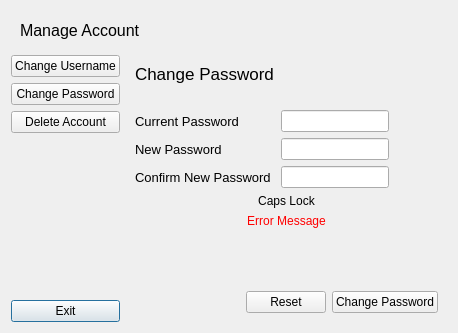
<?xml version="1.0" encoding="UTF-8"?>
<ui version="4.0">
 <class>ManageAccount</class>
 <widget class="QDialog" name="ManageAccount">
  <property name="geometry">
   <rect>
    <x>0</x>
    <y>0</y>
    <width>458</width>
    <height>333</height>
   </rect>
  </property>
  <property name="windowTitle">
   <string>Manage Account</string>
  </property>
  <layout class="QVBoxLayout" name="verticalLayout_2">
   <item>
    <widget class="QWidget" name="widget_2" native="true">
     <layout class="QHBoxLayout" name="horizontalLayout">
      <property name="rightMargin">
       <number>0</number>
      </property>
      <item>
       <widget class="QLabel" name="label">
        <property name="font">
         <font>
          <pointsize>12</pointsize>
         </font>
        </property>
        <property name="text">
         <string>Manage Account</string>
        </property>
       </widget>
      </item>
      <item>
       <spacer name="horizontalSpacer">
        <property name="orientation">
         <enum>Qt::Horizontal</enum>
        </property>
        <property name="sizeHint" stdset="0">
         <size>
          <width>306</width>
          <height>20</height>
         </size>
        </property>
       </spacer>
      </item>
     </layout>
    </widget>
   </item>
   <item>
    <widget class="QWidget" name="widget_3" native="true">
     <layout class="QHBoxLayout" name="horizontalLayout_2">
      <property name="leftMargin">
       <number>0</number>
      </property>
      <property name="topMargin">
       <number>0</number>
      </property>
      <property name="rightMargin">
       <number>0</number>
      </property>
      <property name="bottomMargin">
       <number>0</number>
      </property>
      <item>
       <widget class="QWidget" name="widget" native="true">
        <layout class="QVBoxLayout" name="verticalLayout">
         <property name="leftMargin">
          <number>0</number>
         </property>
         <property name="topMargin">
          <number>0</number>
         </property>
         <property name="rightMargin">
          <number>0</number>
         </property>
         <property name="bottomMargin">
          <number>0</number>
         </property>
         <item>
          <widget class="QPushButton" name="change_username_btn">
           <property name="text">
            <string>Change Username</string>
           </property>
           <property name="checkable">
            <bool>true</bool>
           </property>
           <property name="autoExclusive">
            <bool>true</bool>
           </property>
           <property name="autoDefault">
            <bool>false</bool>
           </property>
          </widget>
         </item>
         <item>
          <widget class="QPushButton" name="change_password_btn">
           <property name="text">
            <string>Change Password</string>
           </property>
           <property name="checkable">
            <bool>true</bool>
           </property>
           <property name="autoExclusive">
            <bool>true</bool>
           </property>
           <property name="autoDefault">
            <bool>false</bool>
           </property>
          </widget>
         </item>
         <item>
          <widget class="QPushButton" name="delete_account_btn">
           <property name="text">
            <string>Delete Account</string>
           </property>
           <property name="checkable">
            <bool>true</bool>
           </property>
           <property name="autoExclusive">
            <bool>true</bool>
           </property>
           <property name="autoDefault">
            <bool>false</bool>
           </property>
          </widget>
         </item>
         <item>
          <spacer name="verticalSpacer">
           <property name="orientation">
            <enum>Qt::Vertical</enum>
           </property>
           <property name="sizeHint" stdset="0">
            <size>
             <width>20</width>
             <height>155</height>
            </size>
           </property>
          </spacer>
         </item>
         <item>
          <widget class="QPushButton" name="exit_btn">
           <property name="text">
            <string>Exit</string>
           </property>
           <property name="autoDefault">
            <bool>true</bool>
           </property>
          </widget>
         </item>
        </layout>
       </widget>
      </item>
      <item>
       <widget class="QStackedWidget" name="stackedWidget">
        <property name="currentIndex">
         <number>1</number>
        </property>
        <widget class="QWidget" name="page">
         <layout class="QVBoxLayout" name="verticalLayout_3">
          <item>
           <layout class="QHBoxLayout" name="horizontalLayout_6">
            <item>
             <widget class="QLabel" name="current_username">
              <property name="font">
               <font>
                <pointsize>13</pointsize>
               </font>
              </property>
              <property name="text">
               <string>Current Username</string>
              </property>
             </widget>
            </item>
            <item>
             <spacer name="horizontalSpacer_5">
              <property name="orientation">
               <enum>Qt::Horizontal</enum>
              </property>
              <property name="sizeHint" stdset="0">
               <size>
                <width>40</width>
                <height>20</height>
               </size>
              </property>
             </spacer>
            </item>
           </layout>
          </item>
          <item>
           <spacer name="verticalSpacer_4">
            <property name="orientation">
             <enum>Qt::Vertical</enum>
            </property>
            <property name="sizeType">
             <enum>QSizePolicy::Fixed</enum>
            </property>
            <property name="sizeHint" stdset="0">
             <size>
              <width>20</width>
              <height>20</height>
             </size>
            </property>
           </spacer>
          </item>
          <item>
           <layout class="QHBoxLayout" name="horizontalLayout_4">
            <item>
             <widget class="QLabel" name="label_2">
              <property name="minimumSize">
               <size>
                <width>90</width>
                <height>0</height>
               </size>
              </property>
              <property name="font">
               <font>
                <pointsize>9</pointsize>
               </font>
              </property>
              <property name="text">
               <string>New Username</string>
              </property>
             </widget>
            </item>
            <item>
             <widget class="QLineEdit" name="new_username"/>
            </item>
            <item>
             <spacer name="horizontalSpacer_3">
              <property name="orientation">
               <enum>Qt::Horizontal</enum>
              </property>
              <property name="sizeHint" stdset="0">
               <size>
                <width>40</width>
                <height>20</height>
               </size>
              </property>
             </spacer>
            </item>
           </layout>
          </item>
          <item>
           <layout class="QHBoxLayout" name="horizontalLayout_5">
            <item>
             <widget class="QLabel" name="label_5">
              <property name="minimumSize">
               <size>
                <width>90</width>
                <height>0</height>
               </size>
              </property>
              <property name="font">
               <font>
                <pointsize>9</pointsize>
               </font>
              </property>
              <property name="text">
               <string>Password</string>
              </property>
             </widget>
            </item>
            <item>
             <widget class="QLineEdit" name="password">
              <property name="echoMode">
               <enum>QLineEdit::Password</enum>
              </property>
             </widget>
            </item>
            <item>
             <spacer name="horizontalSpacer_4">
              <property name="orientation">
               <enum>Qt::Horizontal</enum>
              </property>
              <property name="sizeHint" stdset="0">
               <size>
                <width>40</width>
                <height>20</height>
               </size>
              </property>
             </spacer>
            </item>
           </layout>
          </item>
          <item>
           <widget class="QLabel" name="caps_lock">
            <property name="text">
             <string>Caps Lock</string>
            </property>
            <property name="alignment">
             <set>Qt::AlignCenter</set>
            </property>
           </widget>
          </item>
          <item>
           <widget class="QLabel" name="error_message">
            <property name="styleSheet">
             <string notr="true">color: red;</string>
            </property>
            <property name="text">
             <string>Error Message</string>
            </property>
            <property name="alignment">
             <set>Qt::AlignCenter</set>
            </property>
           </widget>
          </item>
          <item>
           <spacer name="verticalSpacer_3">
            <property name="orientation">
             <enum>Qt::Vertical</enum>
            </property>
            <property name="sizeType">
             <enum>QSizePolicy::Fixed</enum>
            </property>
            <property name="sizeHint" stdset="0">
             <size>
              <width>20</width>
              <height>20</height>
             </size>
            </property>
           </spacer>
          </item>
          <item>
           <layout class="QHBoxLayout" name="horizontalLayout_3">
            <item>
             <spacer name="horizontalSpacer_6">
              <property name="orientation">
               <enum>Qt::Horizontal</enum>
              </property>
              <property name="sizeHint" stdset="0">
               <size>
                <width>40</width>
                <height>20</height>
               </size>
              </property>
             </spacer>
            </item>
            <item>
             <widget class="QPushButton" name="reset_btn">
              <property name="text">
               <string>Reset</string>
              </property>
             </widget>
            </item>
            <item>
             <widget class="QPushButton" name="change_username_btn_2">
              <property name="text">
               <string>Change Username</string>
              </property>
             </widget>
            </item>
           </layout>
          </item>
         </layout>
        </widget>
        <widget class="QWidget" name="page_2">
         <layout class="QVBoxLayout" name="verticalLayout_4">
          <item>
           <layout class="QHBoxLayout" name="horizontalLayout_7">
            <item>
             <widget class="QLabel" name="label_3">
              <property name="font">
               <font>
                <pointsize>13</pointsize>
               </font>
              </property>
              <property name="text">
               <string>Change Password</string>
              </property>
             </widget>
            </item>
            <item>
             <spacer name="horizontalSpacer_2">
              <property name="orientation">
               <enum>Qt::Horizontal</enum>
              </property>
              <property name="sizeHint" stdset="0">
               <size>
                <width>40</width>
                <height>20</height>
               </size>
              </property>
             </spacer>
            </item>
           </layout>
          </item>
          <item>
           <spacer name="verticalSpacer_6">
            <property name="orientation">
             <enum>Qt::Vertical</enum>
            </property>
            <property name="sizeType">
             <enum>QSizePolicy::Fixed</enum>
            </property>
            <property name="sizeHint" stdset="0">
             <size>
              <width>20</width>
              <height>20</height>
             </size>
            </property>
           </spacer>
          </item>
          <item>
           <layout class="QHBoxLayout" name="horizontalLayout_8">
            <item>
             <widget class="QLabel" name="label_6">
              <property name="minimumSize">
               <size>
                <width>140</width>
                <height>0</height>
               </size>
              </property>
              <property name="font">
               <font>
                <pointsize>10</pointsize>
               </font>
              </property>
              <property name="text">
               <string>Current Password</string>
              </property>
             </widget>
            </item>
            <item>
             <widget class="QLineEdit" name="current_password">
              <property name="echoMode">
               <enum>QLineEdit::Password</enum>
              </property>
             </widget>
            </item>
            <item>
             <spacer name="horizontalSpacer_7">
              <property name="orientation">
               <enum>Qt::Horizontal</enum>
              </property>
              <property name="sizeHint" stdset="0">
               <size>
                <width>40</width>
                <height>20</height>
               </size>
              </property>
             </spacer>
            </item>
           </layout>
          </item>
          <item>
           <layout class="QHBoxLayout" name="horizontalLayout_9">
            <item>
             <widget class="QLabel" name="label_8">
              <property name="minimumSize">
               <size>
                <width>140</width>
                <height>0</height>
               </size>
              </property>
              <property name="font">
               <font>
                <pointsize>10</pointsize>
               </font>
              </property>
              <property name="text">
               <string>New Password</string>
              </property>
             </widget>
            </item>
            <item>
             <widget class="QLineEdit" name="new_password">
              <property name="echoMode">
               <enum>QLineEdit::Password</enum>
              </property>
             </widget>
            </item>
            <item>
             <spacer name="horizontalSpacer_8">
              <property name="orientation">
               <enum>Qt::Horizontal</enum>
              </property>
              <property name="sizeHint" stdset="0">
               <size>
                <width>40</width>
                <height>20</height>
               </size>
              </property>
             </spacer>
            </item>
           </layout>
          </item>
          <item>
           <layout class="QHBoxLayout" name="horizontalLayout_10">
            <item>
             <widget class="QLabel" name="label_7">
              <property name="minimumSize">
               <size>
                <width>140</width>
                <height>0</height>
               </size>
              </property>
              <property name="font">
               <font>
                <pointsize>10</pointsize>
               </font>
              </property>
              <property name="text">
               <string>Confirm New Password</string>
              </property>
             </widget>
            </item>
            <item>
             <widget class="QLineEdit" name="confirm_new_password">
              <property name="echoMode">
               <enum>QLineEdit::Password</enum>
              </property>
             </widget>
            </item>
            <item>
             <spacer name="horizontalSpacer_9">
              <property name="orientation">
               <enum>Qt::Horizontal</enum>
              </property>
              <property name="sizeHint" stdset="0">
               <size>
                <width>40</width>
                <height>20</height>
               </size>
              </property>
             </spacer>
            </item>
           </layout>
          </item>
          <item>
           <widget class="QLabel" name="caps_lock_2">
            <property name="text">
             <string>Caps Lock</string>
            </property>
            <property name="alignment">
             <set>Qt::AlignCenter</set>
            </property>
            <property name="margin">
             <number>8</number>
            </property>
           </widget>
          </item>
          <item>
           <widget class="QLabel" name="error_message_2">
            <property name="styleSheet">
             <string notr="true">color: red;</string>
            </property>
            <property name="text">
             <string>Error Message</string>
            </property>
            <property name="alignment">
             <set>Qt::AlignCenter</set>
            </property>
           </widget>
          </item>
          <item>
           <spacer name="verticalSpacer_2">
            <property name="orientation">
             <enum>Qt::Vertical</enum>
            </property>
            <property name="sizeHint" stdset="0">
             <size>
              <width>20</width>
              <height>38</height>
             </size>
            </property>
           </spacer>
          </item>
          <item>
           <layout class="QHBoxLayout" name="horizontalLayout_11">
            <item>
             <spacer name="horizontalSpacer_10">
              <property name="orientation">
               <enum>Qt::Horizontal</enum>
              </property>
              <property name="sizeHint" stdset="0">
               <size>
                <width>40</width>
                <height>20</height>
               </size>
              </property>
             </spacer>
            </item>
            <item>
             <widget class="QPushButton" name="reset_btn_2">
              <property name="text">
               <string>Reset</string>
              </property>
             </widget>
            </item>
            <item>
             <widget class="QPushButton" name="change_password_btn_2">
              <property name="text">
               <string>Change Password</string>
              </property>
             </widget>
            </item>
           </layout>
          </item>
         </layout>
        </widget>
        <widget class="QWidget" name="page_3">
         <layout class="QVBoxLayout" name="verticalLayout_5">
          <item>
           <widget class="QLabel" name="label_4">
            <property name="font">
             <font>
              <pointsize>13</pointsize>
             </font>
            </property>
            <property name="text">
             <string>Delete Account</string>
            </property>
           </widget>
          </item>
          <item>
           <layout class="QHBoxLayout" name="horizontalLayout_12">
            <item>
             <widget class="QLabel" name="label_9">
              <property name="font">
               <font>
                <pointsize>9</pointsize>
               </font>
              </property>
              <property name="text">
               <string>To delete your account input your password</string>
              </property>
             </widget>
            </item>
            <item>
             <spacer name="horizontalSpacer_12">
              <property name="orientation">
               <enum>Qt::Horizontal</enum>
              </property>
              <property name="sizeHint" stdset="0">
               <size>
                <width>40</width>
                <height>20</height>
               </size>
              </property>
             </spacer>
            </item>
           </layout>
          </item>
          <item>
           <spacer name="verticalSpacer_10">
            <property name="orientation">
             <enum>Qt::Vertical</enum>
            </property>
            <property name="sizeType">
             <enum>QSizePolicy::Fixed</enum>
            </property>
            <property name="sizeHint" stdset="0">
             <size>
              <width>20</width>
              <height>25</height>
             </size>
            </property>
           </spacer>
          </item>
          <item>
           <layout class="QHBoxLayout" name="horizontalLayout_13">
            <item>
             <widget class="QLabel" name="label_10">
              <property name="font">
               <font>
                <pointsize>10</pointsize>
               </font>
              </property>
              <property name="text">
               <string>Password</string>
              </property>
             </widget>
            </item>
            <item>
             <widget class="QLineEdit" name="password_2">
              <property name="echoMode">
               <enum>QLineEdit::Password</enum>
              </property>
             </widget>
            </item>
            <item>
             <spacer name="horizontalSpacer_13">
              <property name="orientation">
               <enum>Qt::Horizontal</enum>
              </property>
              <property name="sizeHint" stdset="0">
               <size>
                <width>40</width>
                <height>20</height>
               </size>
              </property>
             </spacer>
            </item>
           </layout>
          </item>
          <item>
           <widget class="QLabel" name="caps_lock_3">
            <property name="text">
             <string>Caps Lock</string>
            </property>
            <property name="alignment">
             <set>Qt::AlignCenter</set>
            </property>
            <property name="margin">
             <number>9</number>
            </property>
           </widget>
          </item>
          <item>
           <widget class="QLabel" name="error_message_3">
            <property name="font">
             <font>
              <pointsize>8</pointsize>
             </font>
            </property>
            <property name="styleSheet">
             <string notr="true">color: red;</string>
            </property>
            <property name="text">
             <string>Error message</string>
            </property>
            <property name="alignment">
             <set>Qt::AlignCenter</set>
            </property>
            <property name="margin">
             <number>0</number>
            </property>
           </widget>
          </item>
          <item>
           <spacer name="verticalSpacer_8">
            <property name="orientation">
             <enum>Qt::Vertical</enum>
            </property>
            <property name="sizeHint" stdset="0">
             <size>
              <width>20</width>
              <height>63</height>
             </size>
            </property>
           </spacer>
          </item>
          <item>
           <layout class="QHBoxLayout" name="horizontalLayout_14">
            <item>
             <spacer name="horizontalSpacer_14">
              <property name="orientation">
               <enum>Qt::Horizontal</enum>
              </property>
              <property name="sizeHint" stdset="0">
               <size>
                <width>40</width>
                <height>20</height>
               </size>
              </property>
             </spacer>
            </item>
            <item>
             <widget class="QPushButton" name="reset_btn_3">
              <property name="text">
               <string>Reset</string>
              </property>
             </widget>
            </item>
            <item>
             <widget class="QPushButton" name="delete_account_btn_2">
              <property name="text">
               <string>Delete Account</string>
              </property>
             </widget>
            </item>
           </layout>
          </item>
         </layout>
        </widget>
       </widget>
      </item>
     </layout>
    </widget>
   </item>
  </layout>
 </widget>
 <tabstops>
  <tabstop>change_username_btn</tabstop>
  <tabstop>change_password_btn</tabstop>
  <tabstop>delete_account_btn</tabstop>
  <tabstop>exit_btn</tabstop>
  <tabstop>new_username</tabstop>
  <tabstop>password</tabstop>
  <tabstop>reset_btn</tabstop>
  <tabstop>change_username_btn_2</tabstop>
  <tabstop>current_password</tabstop>
  <tabstop>new_password</tabstop>
  <tabstop>confirm_new_password</tabstop>
  <tabstop>reset_btn_2</tabstop>
  <tabstop>change_password_btn_2</tabstop>
  <tabstop>password_2</tabstop>
  <tabstop>reset_btn_3</tabstop>
  <tabstop>delete_account_btn_2</tabstop>
 </tabstops>
 <resources/>
 <connections>
  <connection>
   <sender>exit_btn</sender>
   <signal>clicked()</signal>
   <receiver>ManageAccount</receiver>
   <slot>close()</slot>
   <hints>
    <hint type="sourcelabel">
     <x>68</x>
     <y>323</y>
    </hint>
    <hint type="destinationlabel">
     <x>82</x>
     <y>332</y>
    </hint>
   </hints>
  </connection>
  <connection>
   <sender>new_username</sender>
   <signal>returnPressed()</signal>
   <receiver>password</receiver>
   <slot>setFocus()</slot>
   <hints>
    <hint type="sourcelabel">
     <x>316</x>
     <y>151</y>
    </hint>
    <hint type="destinationlabel">
     <x>316</x>
     <y>189</y>
    </hint>
   </hints>
  </connection>
  <connection>
   <sender>password</sender>
   <signal>returnPressed()</signal>
   <receiver>change_username_btn_2</receiver>
   <slot>click()</slot>
   <hints>
    <hint type="sourcelabel">
     <x>316</x>
     <y>189</y>
    </hint>
    <hint type="destinationlabel">
     <x>438</x>
     <y>309</y>
    </hint>
   </hints>
  </connection>
  <connection>
   <sender>password_2</sender>
   <signal>returnPressed()</signal>
   <receiver>delete_account_btn_2</receiver>
   <slot>click()</slot>
   <hints>
    <hint type="sourcelabel">
     <x>281</x>
     <y>168</y>
    </hint>
    <hint type="destinationlabel">
     <x>438</x>
     <y>313</y>
    </hint>
   </hints>
  </connection>
  <connection>
   <sender>current_password</sender>
   <signal>returnPressed()</signal>
   <receiver>new_password</receiver>
   <slot>setFocus()</slot>
   <hints>
    <hint type="sourcelabel">
     <x>316</x>
     <y>134</y>
    </hint>
    <hint type="destinationlabel">
     <x>318</x>
     <y>156</y>
    </hint>
   </hints>
  </connection>
  <connection>
   <sender>new_password</sender>
   <signal>returnPressed()</signal>
   <receiver>confirm_new_password</receiver>
   <slot>setFocus()</slot>
   <hints>
    <hint type="sourcelabel">
     <x>344</x>
     <y>163</y>
    </hint>
    <hint type="destinationlabel">
     <x>350</x>
     <y>188</y>
    </hint>
   </hints>
  </connection>
  <connection>
   <sender>confirm_new_password</sender>
   <signal>returnPressed()</signal>
   <receiver>change_password_btn_2</receiver>
   <slot>click()</slot>
   <hints>
    <hint type="sourcelabel">
     <x>381</x>
     <y>190</y>
    </hint>
    <hint type="destinationlabel">
     <x>391</x>
     <y>293</y>
    </hint>
   </hints>
  </connection>
 </connections>
</ui>
